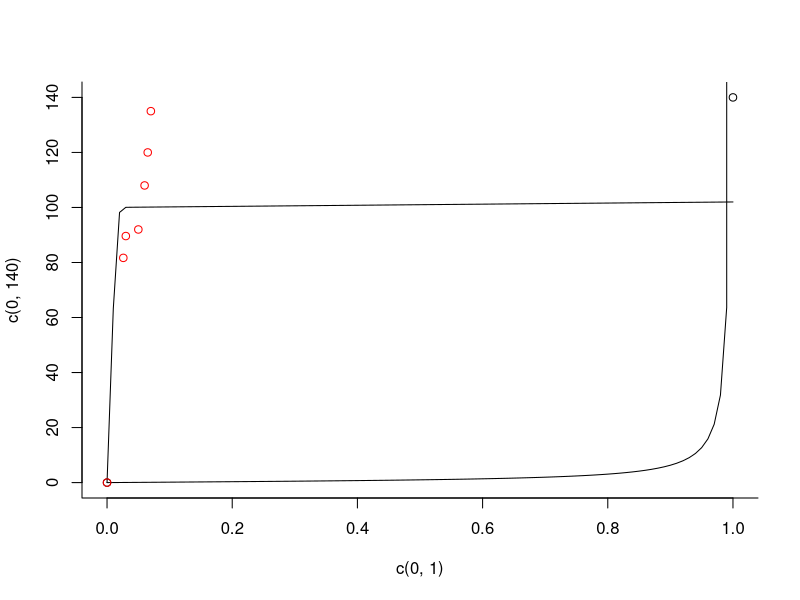

Source code (R):
rm(list=ls())
d=seq(0,1,by=.01); ppi=3.14159
E1=100*(1-exp(-d^2*10000))+2*d
plot(c(0,1),c(0,140), bty='l')
lines(d,E1)
E2=tan(ppi*d/2)
lines(d,E2)
#d=seq(0,.015,by=.001)
d=c(0,.013,.015)*2
E3=100*(1-exp(-d^2*2500))+5*d
d=c(d,.05,.06,.065,.07)
E3=c(E3,92,108,120,135)
points(d,E3,col='red')
# just template for interpolation; remove ASAP
#L=c(50*(1:20))
# ddata=kappa(L,param=parameter[[2]])
# fframe=data.frame(x1=L,x2=L^2,x3=L^3,y=ddata)
# ffit=lm(y~x1+x2+x3,fframe)
# co=coefficients(ffit)
# kkapa=function(L) co[1]+co[2]*L+co[3]*L^2+co[4]*L^3
# plot(L, kappa(L,param=parameter[[2]]),type='l',ann='F')
# lines(L,kkapa(L),col='red')
